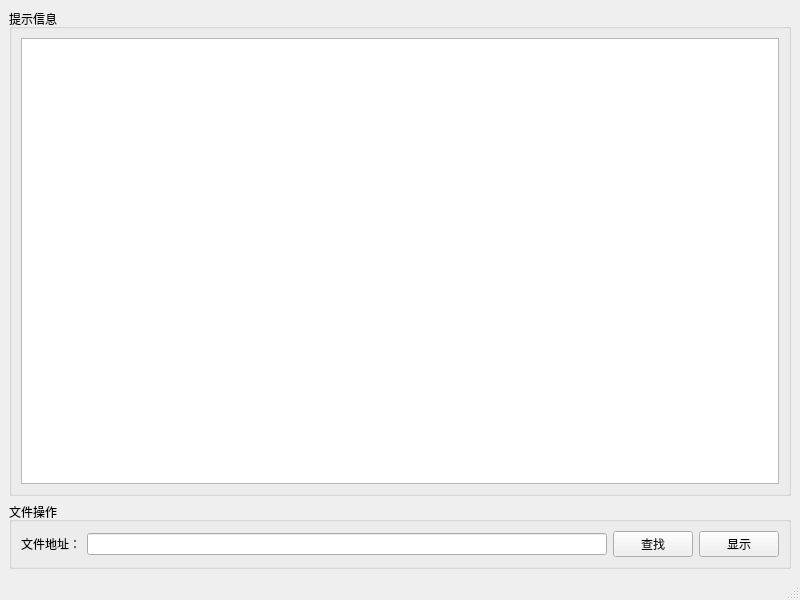
<?xml version="1.0" encoding="UTF-8"?>
<ui version="4.0">
 <class>MainWindow</class>
 <widget class="QMainWindow" name="MainWindow">
  <property name="geometry">
   <rect>
    <x>0</x>
    <y>0</y>
    <width>800</width>
    <height>600</height>
   </rect>
  </property>
  <property name="windowTitle">
   <string>MainWindow</string>
  </property>
  <widget class="QWidget" name="centralwidget">
   <layout class="QVBoxLayout" name="verticalLayout">
    <item>
     <widget class="QGroupBox" name="groupBox">
      <property name="title">
       <string>提示信息</string>
      </property>
      <layout class="QHBoxLayout" name="horizontalLayout">
       <item>
        <widget class="QTextEdit" name="textEdit_read"/>
       </item>
      </layout>
     </widget>
    </item>
    <item>
     <widget class="QGroupBox" name="groupBox_2">
      <property name="title">
       <string>文件操作</string>
      </property>
      <layout class="QHBoxLayout" name="horizontalLayout_2">
       <item>
        <widget class="QLabel" name="label">
         <property name="text">
          <string>文件地址：</string>
         </property>
        </widget>
       </item>
       <item>
        <widget class="QLineEdit" name="lineEdit_open"/>
       </item>
       <item>
        <widget class="QPushButton" name="pushButton_find">
         <property name="text">
          <string>查找</string>
         </property>
        </widget>
       </item>
       <item>
        <widget class="QPushButton" name="pushButton_read">
         <property name="text">
          <string>显示</string>
         </property>
        </widget>
       </item>
      </layout>
     </widget>
    </item>
   </layout>
  </widget>
  <widget class="QMenuBar" name="menubar">
   <property name="geometry">
    <rect>
     <x>0</x>
     <y>0</y>
     <width>800</width>
     <height>32</height>
    </rect>
   </property>
  </widget>
  <widget class="QStatusBar" name="statusbar"/>
 </widget>
 <resources/>
 <connections/>
</ui>
